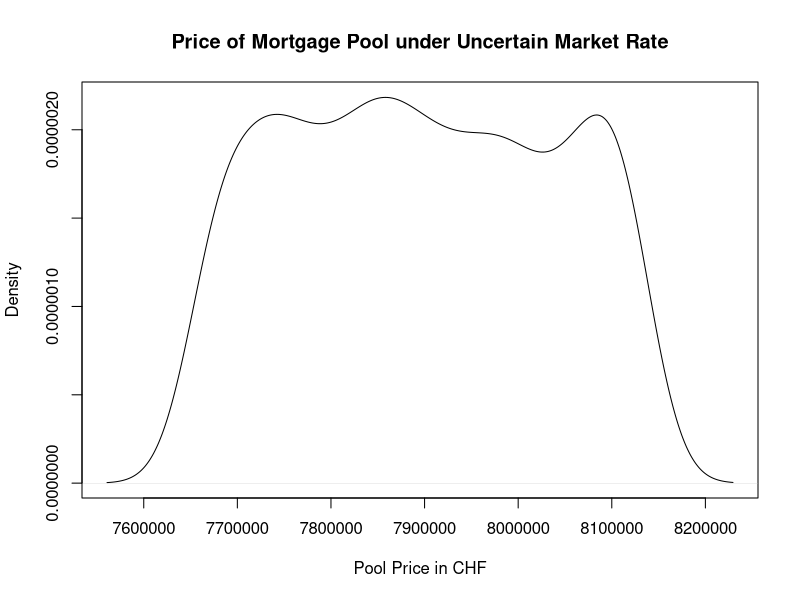
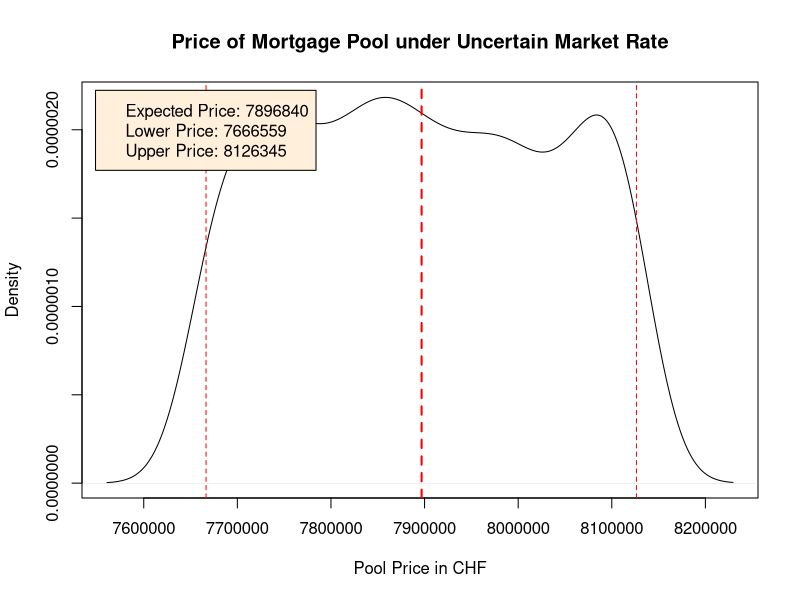

Reproduce these figures in R, in order.
## ---- chunk 1
knitr::opts_chunk$set(echo = TRUE)
library(knitr)
library(kableExtra)
## ---- chunk 2
N <- 1000 # number of market rates and prepayment rates
market.rate <- runif(n = N, min = 0.01, max = 0.04)
prep.rates <- 0.03 - 0.06*market.rate
pool.price <- rep(0,N) # the market rates in the rows and the prepayment rates in the columns
for (k in 1:N) { # start the prepament rates loop
  n <- 10 # 10 periods
  m <- 12
  PV <- 7500000
  i <- 0.05
  mlc <- 1/sum(sapply(1:(n*m), function(t) 1/(1+i/m)^t)) # mortgage loan constant
  lb.b <-  numeric(n) ; lb.b[1] <- PV # initial mortgage pool
  mp <- numeric(n*m) ; mp[1] <-  lb.b[1]*mlc; mp[1] # monthly payments
  ip <- numeric(n*m) ; ip[1] <- i/m*lb.b[1] # interest payments
  pr <- numeric(n*m) ; pr[1] <- mp[1] - ip[1] # principal reduction
  prep <- numeric(n*m) ; prep[1] <- prep.rates[k]*lb.b[1] # monthly prepayment: some fraction of loan balance
  total.p.and.i <- numeric(n*m) # principal + interest + prepayment
  total.p.and.i[1] <- mp[1] + prep[1]
  lb.e <-  numeric(n*m) ; lb.e[1] <- lb.b[1] - pr[1] - prep[1]
#----- periods 2 to 10 -----
  for (j in 2:(n*m)) {
    mlc <- 1/sum(sapply(1:(n*m-j+1), function(t) 1/(1+i/m)^t))
    lb.b[j] <- lb.e[j-1]
    mp[j] <-  lb.b[j]*mlc
    ip[j] <- i/m*lb.b[j]
    pr[j] <- mp[j] - ip[j]
    prep[j] <- prep.rates[k]*lb.b[j]
    if (j == n*m) prep[j] <- 0 # no prepayments in the last month
    total.p.and.i[j] <- mp[j] + prep[j]
    lb.e[j] <- lb.b[j] - pr[j] - prep[j]
  }
  disc.rate <- sapply(1:(n*m), function(t) 1/(1+market.rate[k]/m)^t) # discount rate
  pool.price[k] <- sum(total.p.and.i*disc.rate)
}
# plot kernel density
options(scipen = 10) # supress scientific notation of large numbers
plot(density(pool.price), xlab = "Pool Price in CHF", main = "Price of Mortgage Pool under Uncertain Market Rate")
## ---- chunk 3
# with upper and lower pool prices
options(scipen = 10) # supress scientific notation of large numbers
plot(density(pool.price), xlab = "Pool Price in CHF", main = "Price of Mortgage Pool under Uncertain Market Rate")
mean.price <- round(mean(pool.price),0)
lower.price <- round(quantile(pool.price, 0.025),0)
upper.price <- round(quantile(pool.price, 0.975),0)
abline(v = mean.price, col = "red", lty = 2, lwd = 2)
abline(v = lower.price, col = "red", lty = 2, lwd = 1)
abline(v = upper.price, col = "red", lty = 2, lwd = 1)
legend("topleft", c(paste("Expected Price:", mean.price), paste("Lower Price:", lower.price),
paste("Upper Price:", upper.price)), inset = 0.02, bg = "antiquewhite1")
## ---- chunk 4
# GIVEN VARIABLES
pool.balance <- 1000000
i <- 0.11
m <- 10
prep.rate <- 0.20

# EMPTY VARIABLES
cf <- data.frame(balance.start = numeric(m),
                 io = numeric(m),
                 po = numeric(m),
                 prepayment = numeric(m),
                 balance.end = numeric(m))

pv <- data.frame(io = numeric(1),
                 po = numeric(1))

# FIRST PERIOD
mlc <- 1/sum(sapply(1:m, function(t) 1/(1+i)^t))
cf$balance.start[1] <- pool.balance
cf$io[1] <- cf$balance.start[1] * i
cf$po[1] <- cf$balance.start[1]*mlc - cf$io[1]
cf$prepayment[1] <- cf$balance.start[1] * prep.rate
cf$balance.end[1] <- cf$balance.start[1] - cf$po[1] - cf$prepayment[1]

pv$io <- pv$io + cf$io[1]/(1+i)^(1)
pv$po <- pv$po + cf$po[1]/(1+i)^(1) + cf$prepayment[1]/(1+i)^(1)

# REMAINING PERIODS
for (x in 2:m) {
  mlc <- 1/sum(sapply(1:(m-x+1), function(t) 1/(1+i)^t))
  cf$balance.start[x] <- cf$balance.end[x-1]
  cf$io[x] <- cf$balance.start[x] * i
  cf$po[x] <- cf$balance.start[x]*mlc - cf$io[x]
  if (x == m) {
    cf$prepayment[x] <- 0
  } else {
    cf$prepayment[x] <- cf$balance.start[x] * prep.rate
  }
  cf$balance.end[x] <- cf$balance.start[x] - cf$po[x] - cf$prepayment[x]

  pv$io <- pv$io + cf$io[x]/(1+i)^(x)
  pv$po <- pv$po + cf$po[x]/(1+i)^(x) + cf$prepayment[x]/(1+i)^(x)
}

# DISPLAY TABLES
cf %>%
  kable() %>%
  kable_styling()

pv %>%
  kable() %>%
  kable_styling()
